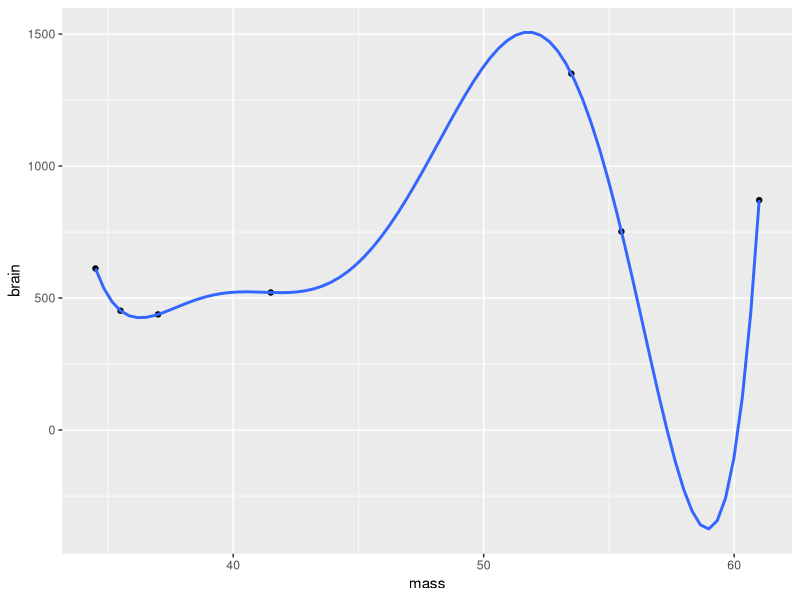
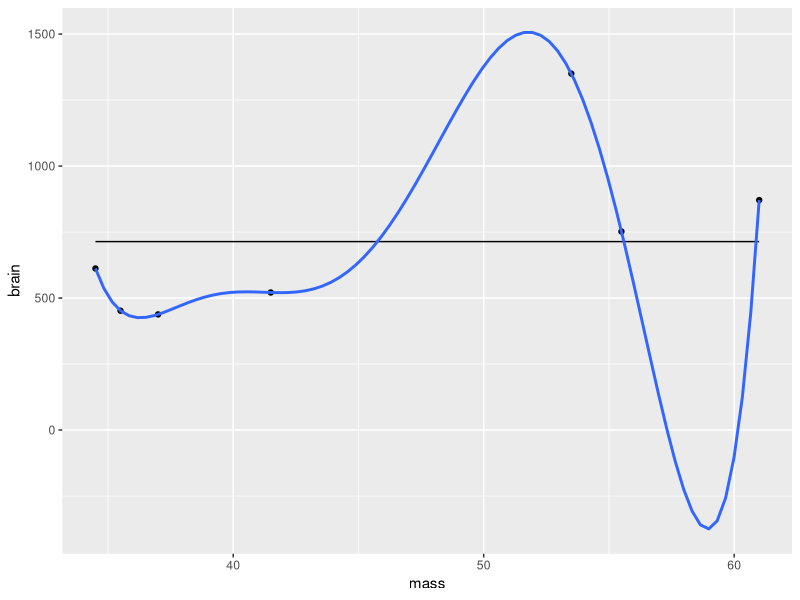

Reproduce these figures in R, in order.
## data on hominin species
## Statistical Rethinking R cod 6.1
library(ggplot2)
spnames <- c("afarensis", "africanus", "habilis", "boisei",
              "rudolfensis", "ergaster", "sapiens")
brainvolcc <- c(438, 452, 612, 521, 752, 871, 1350)
masskg <- c(37, 35.5, 34.5, 41.5, 55.5, 61, 53.5)
df <- data.frame(species = spnames, brain = brainvolcc, mass = masskg)

ggplot(df, aes(mass, brain)) +
    geom_point() +
    geom_smooth(method="lm", formula="y ~ poly(x, 6)")

## what to do about it
library(glmnet)

X <- model.matrix(~ poly(mass, 6), data=df)
y <- df$brain

fit <- cv.glmnet(X, y, nfolds=nrow(df), grouped=FALSE, alpha=0)
yhat <- predict(fit, newx=X, lambda=fit$lambda.1se)

newdf <- df
newdf$yhat <- yhat

ggplot(newdf, aes(mass, brain)) +
    geom_point() +
    geom_line(aes(mass, yhat)) +
    geom_smooth(method="lm", formula="y ~ poly(x, 6)", se=FALSE)
